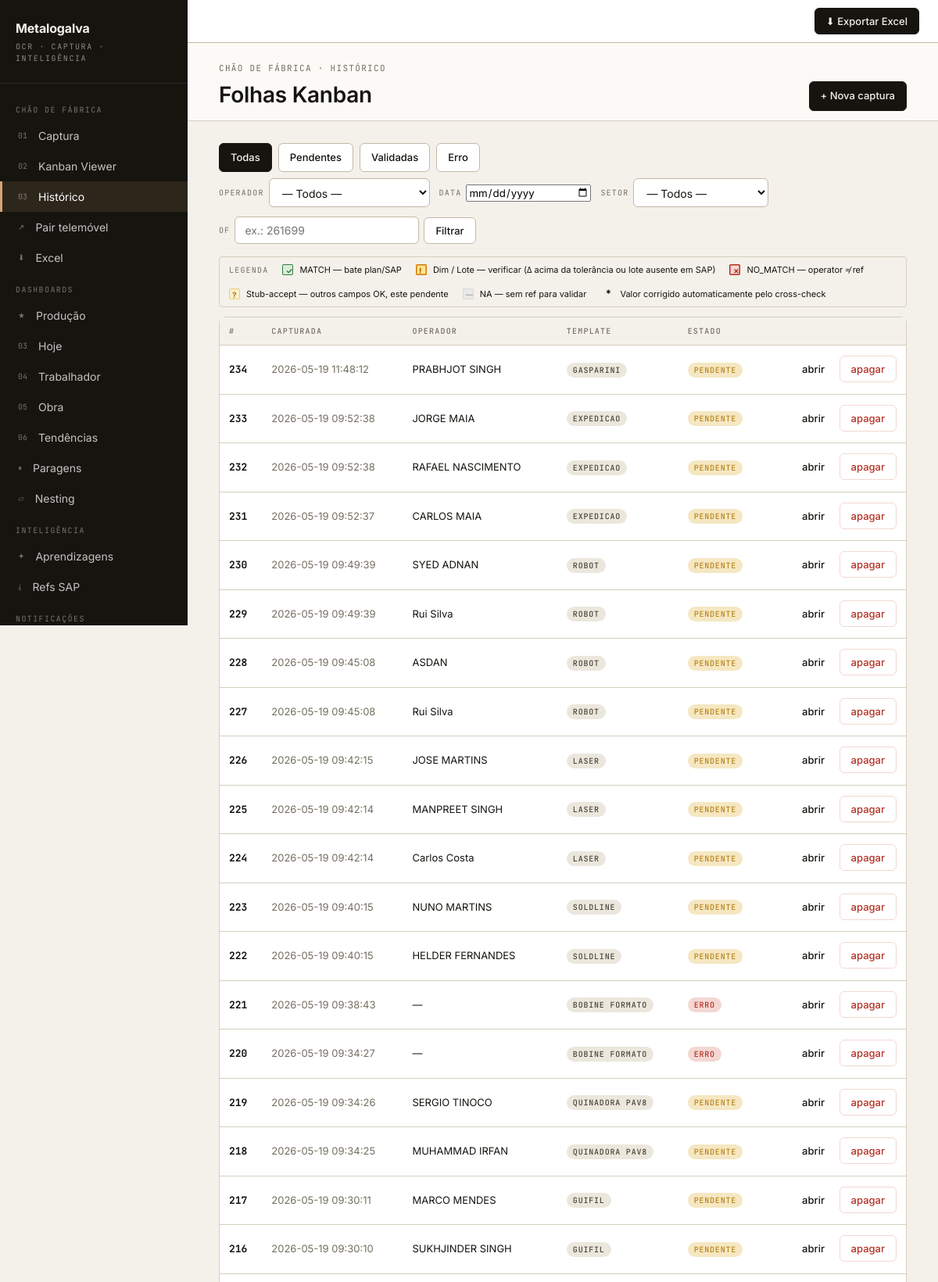
/queue (upper part), run on the app's committed database.
### tables this page shows
CREATE TABLE sheets (
    id INTEGER PRIMARY KEY AUTOINCREMENT,
    image_path TEXT NOT NULL,
    captured_at TIMESTAMP DEFAULT CURRENT_TIMESTAMP,
    status TEXT NOT NULL DEFAULT 'pending',
    operador TEXT,
    sheet_data TEXT,
    raw_extraction TEXT,
    dq_audit TEXT,
    extracted_at TIMESTAMP,
    validated_at TIMESTAMP,
    error_message TEXT
, image_rotation INTEGER NOT NULL DEFAULT 0);

### backend/app/web/main.py (the view)
@app.get("/queue", response_class=HTMLResponse)
def queue_page(
    request: Request,
    status: str | None = None,
    of: str | None = None,
    operador: str | None = None,
    data: str | None = None,
    setor: str | None = None,
) -> Response:
    of_filter = (of or "").strip() or None
    operador_filter = (operador or "").strip() or None
    data_filter = (data or "").strip() or None
    setor_filter = (setor or "").strip() or None
    use_filtered = any([of_filter, operador_filter, data_filter, setor_filter])
    if use_filtered:
        statuses_all = ("pending", "extracted", "validated", "error")
        statuses = (status,) if status and status != "all" else statuses_all
        sheets = db.list_sheets_filtered(
            operador=operador_filter,
            data_iso=data_filter,
            setor=setor_filter,
            of=of_filter,
            statuses=statuses,
        )
        sheets = sorted(sheets, key=lambda s: s.get("captured_at") or "", reverse=True)
    else:
        sheets = db.list_sheets(status=status)
    return templates.TemplateResponse(
        request,
        "queue.html",
        {
            "sheets": sheets,
            "status_filter": status or "all",
            "of_filter": of_filter,
            "operador_filter": operador_filter,
            "data_filter": data_filter,
            "setor_filter": setor_filter,
            "operadores": db.list_distinct_operadores(),
            "setores": db.list_distinct_setores(),
        },
    )

### backend/app/web/templates/queue.html (shortened to what this page needs)
{% extends "base.html" %}
{% set live = true %}
{% block content %}
<div class="page-h">
  <div>
    <div class="page-eyebrow">Chão de Fábrica · Histórico</div>
    <h1 class="page-title">Folhas Kanban</h1>
  </div>
  <a class="btn primary" href="/capture">+ Nova captura</a>
</div>
<div id="dash-data" class="page-content"
     hx-get="{{ request.url }}"
     hx-trigger="every 30s"
     hx-select="#dash-data"
     hx-swap="outerHTML">
  <div style="display:flex; gap:8px; margin-bottom:8px; flex-wrap:wrap; align-items:center;">
    {% for opt, label in [('all','Todas'), ('extracted','Pendentes'), ('validated','Validadas'), ('error','Erro')] %}
      <a href="/queue?{% if opt != 'all' %}status={{ opt }}{% endif %}{{ _qs }}"
         class="btn {% if status_filter == opt %}primary{% endif %}">{{ label }}</a>
    {% endfor %}
  </div>
  <form method="get" action="/queue"
        style="display:flex; gap:12px; align-items:center; flex-wrap:wrap; margin-bottom:16px;">
    <label style="display:inline-flex; align-items:center; gap:6px;">
      <span class="lbl" style="margin:0;">OPERADOR</span>
      <select name="operador" class="kv-select" onchange="this.form.submit()">
        <option value="">— Todos —</option>
      </select>
    </label>
    <label style="display:inline-flex; align-items:center; gap:6px;">
      <span class="lbl" style="margin:0;">DATA</span>
      <input type="date" name="data" value="{{ data_filter or '' }}"
             min="2024-01-01" max="2030-12-31"
             placeholder="aaaa-mm-dd" pattern="\d{4}-\d{2}-\d{2}"
             class="kv-select"
             onchange="if (this.checkValidity()) this.form.submit()">
    </label>
    <label style="display:inline-flex; align-items:center; gap:6px;">
      <span class="lbl" style="margin:0;">SETOR</span>
      <select name="setor" class="kv-select" onchange="this.form.submit()">
        <option value="">— Todos —</option>
      </select>
    </label>
    <label style="display:inline-flex; align-items:center; gap:6px;">
      <span class="lbl" style="margin:0;">OF</span>
      <input type="text" name="of" value="{{ of_filter or '' }}"
             class="kv-select" style="min-width:120px;"
             placeholder="ex.: 261699">
      <button class="btn" type="submit">Filtrar</button>
    </label>
  </form>
  {% include "_legend.html" %}
  <div class="card">
    <div class="scroll-x">
      <table class="tbl">
        <thead>
          <tr>
            <th>#</th>
            <th>Capturada</th>
            <th>Operador</th>
            <th>Template</th>
            <th>Estado</th>
            <th></th>
          </tr>
        </thead>
        <tbody>
          {% for s in sheets %}
          <tr>
            <td class="mono"><b>{{ s.id }}</b></td>
            <td class="muted tiny">{{ s.captured_at }}</td>
            <td>{{ s.operador or s.sheet_operador or '—' }}</td>
            <td>
              {% set tn = s.template_name or 'bobine_formato' %}
              <span class="pill neutral mono" style="font-size:10px;"
                    title="Setor/Máquina: {{ s.setor_maquina or '' }}">
                {{ tn.replace('_', ' ').replace('quinadora pav4 paragens', 'pav.4 paragens') }}
              </span>
            </td>
            <td>
              {% if s.status == 'validated' %}
                <span class="pill ok">validada</span>
              {% elif s.status == 'extracted' %}
                <span class="pill warn">pendente</span>
              {% elif s.status == 'error' %}
                <span class="pill crit">erro</span>
              {% else %}
                <span class="pill neutral">{{ s.status }}</span>
              {% endif %}
            </td>
            <td style="text-align:right; white-space:nowrap;">
              <a href="/sheet/{{ s.id }}?back={{ _back_url|urlencode }}" class="btn ghost">abrir</a>
              <button class="btn ghost" style="color:var(--crit); border-color:var(--crit-soft);"
                      onclick="if (confirm('Apagar folha #{{ s.id }}? Acção irreversível.')) {
                                fetch('/sheet/{{ s.id }}/delete', {method: 'POST'})
                                  .then(r => r.ok ? window.location.reload() : alert('Erro: ' + r.status));
                              }">apagar</button>
            </td>
          </tr>
          {% else %}
          <tr><td colspan="6" style="padding:32px; text-align:center;" class="muted">
            Sem folhas. <a href="/capture" style="color:var(--accent-ink);">Captura a primeira</a>.
          </td></tr>
          {% endfor %}
        </tbody>
      </table>
    </div>
  </div>
</div>
{% endblock %}

### backend/app/web/static/design.css (style rules this page uses)
:root { --paper: #F4F1EB; --paper-2: #ECE7DD; --paper-3: #E2DCCE; --ink: #16140F; --ink-2: #2A271F; --ink-3: #4A453A; --ink-4: #756F61; --ink-5: #9B9587; --rule: #D6CFBE; --rule-2: #C2BAA5; --surface: #FBFAF6; --surface-2: #FFFFFF; --accent: #D4A574; --accent-ink: #8A5F2D; --accent-soft: #F0E2C9; --ok: #2F7D43; --ok-soft: #DDEBD8; --warn: #B8841C; --warn-soft: #F5E7C2; --crit: #B53024; --crit-soft: #F4D7D2; --info: #2D5B8A; --info-soft: #D5E2EE; --font-sans: 'Inter', system-ui, -apple-system, sans-serif; --font-mono: 'JetBrains Mono', ui-monospace, monospace; --font-hand: 'Caveat', cursive; }
* { box-sizing: border-box; }
html, body { margin: 0; padding: 0; }
body { font-family: var(--font-sans); background: var(--paper); color: var(--ink); font-size: 15px; line-height: 1.5; -webkit-font-smoothing: antialiased; -moz-osx-font-smoothing: grayscale; }
a { color: inherit; text-decoration: none; }
input, button, select, textarea { font-family: inherit; }
.mono { font-family: var(--font-mono); font-feature-settings: 'tnum'; }
.muted { color: var(--ink-4); }
.tiny { font-size: 11px; }
.lbl { font-family: var(--font-mono); font-size: 10px; text-transform: uppercase; letter-spacing: 0.12em; color: var(--ink-4); }
.scroll-x { overflow-x: auto; }
input[type="date"] { min-width: 160px; }
.page-h { padding: 24px 40px 12px; border-bottom: 1px solid var(--rule); background: var(--surface); display: flex; align-items: flex-end; justify-content: space-between; gap: 16px; flex-wrap: wrap; }
.page-eyebrow { font-family: var(--font-mono); font-size: 11px; letter-spacing: 0.12em; text-transform: uppercase; color: var(--ink-4); margin-bottom: 4px; }
.page-title { font-size: 28px; font-weight: 600; letter-spacing: -0.01em; margin: 0; }
.page-content { padding: 28px 40px 60px; }
.btn { display: inline-flex; align-items: center; gap: 8px; padding: 8px 14px; border: 1px solid var(--rule-2); background: var(--surface-2); border-radius: 6px; font-size: 13px; font-weight: 500; color: var(--ink); cursor: pointer; transition: all .12s; text-decoration: none; }
.btn.primary { background: var(--ink); color: var(--paper); border-color: var(--ink); }
.btn.ghost { background: transparent; border-color: transparent; }
.pill { display: inline-flex; align-items: center; gap: 4px; padding: 2px 8px; border-radius: 999px; font-family: var(--font-mono); font-size: 10px; letter-spacing: 0.08em; text-transform: uppercase; font-weight: 500; }
.pill.warn { background: var(--warn-soft); color: var(--warn); }
.pill.crit { background: var(--crit-soft); color: var(--crit); }
.pill.neutral { background: var(--paper-2); color: var(--ink-3); }
.card { background: var(--surface-2); border: 1px solid var(--rule); border-radius: 8px; }
.tbl { width: 100%; border-collapse: collapse; }
.tbl th { text-align: left; padding: 10px 12px; font-family: var(--font-mono); font-size: 10px; letter-spacing: 0.12em; text-transform: uppercase; color: var(--ink-4); font-weight: 500; border-bottom: 1px solid var(--rule); background: var(--paper); }
.tbl td { padding: 12px; border-bottom: 1px solid var(--rule); font-size: 13px; vertical-align: middle; }
input[type="text"], input[type="number"], input[type="search"], input:not([type]), select, textarea { padding: 8px 12px; border: 1px solid var(--rule-2); border-radius: 6px; font-size: 14px; background: var(--surface-2); color: var(--ink); outline: none; transition: border-color .12s; }

### data on the page
sheets: id "234", captured_at "2026-05-19 11:48:12", operador "PRABHJOT SINGH", replace "GASPARINI", status "PENDENTE"
sheets: id "233", captured_at "2026-05-19 09:52:38", operador "JORGE MAIA", replace "EXPEDICAO", status "PENDENTE"
sheets: id "232", captured_at "2026-05-19 09:52:38", operador "RAFAEL NASCIMENTO", replace "EXPEDICAO", status "PENDENTE"
sheets: id "231", captured_at "2026-05-19 09:52:37", operador "CARLOS MAIA", replace "EXPEDICAO", status "PENDENTE"
sheets: id "230", captured_at "2026-05-19 09:49:39", operador "SYED ADNAN", replace "ROBOT", status "PENDENTE"
sheets: id "229", captured_at "2026-05-19 09:49:39", operador "Rui Silva", replace "ROBOT", status "PENDENTE"
sheets: id "228", captured_at "2026-05-19 09:45:08", operador "ASDAN", replace "ROBOT", status "PENDENTE"
sheets: id "227", captured_at "2026-05-19 09:45:08", operador "Rui Silva", replace "ROBOT", status "PENDENTE"
sheets: id "226", captured_at "2026-05-19 09:42:15", operador "JOSE MARTINS", replace "LASER", status "PENDENTE"
sheets: id "225", captured_at "2026-05-19 09:42:14", operador "MANPREET SINGH", replace "LASER", status "PENDENTE"
sheets: id "224", captured_at "2026-05-19 09:42:14", operador "Carlos Costa", replace "LASER", status "PENDENTE"
sheets: id "223", captured_at "2026-05-19 09:40:15", operador "NUNO MARTINS", replace "SOLDLINE", status "PENDENTE"
sheets: id "222", captured_at "2026-05-19 09:40:15", operador "HELDER FERNANDES", replace "SOLDLINE", status "PENDENTE"
sheets: id "221", captured_at "2026-05-19 09:38:43", operador "—", replace "BOBINE FORMATO", status "ERRO"
sheets: id "220", captured_at "2026-05-19 09:34:27", operador "—", replace "BOBINE FORMATO", status "ERRO"
sheets: id "219", captured_at "2026-05-19 09:34:26", operador "SERGIO TINOCO", replace "QUINADORA PAV8", status "PENDENTE"
sheets: id "218", captured_at "2026-05-19 09:34:25", operador "MUHAMMAD IRFAN", replace "QUINADORA PAV8", status "PENDENTE"
sheets: id "217", captured_at "2026-05-19 09:30:11", operador "MARCO MENDES", replace "GUIFIL", status "PENDENTE"
sheets: id "216", captured_at "2026-05-19 09:30:10", operador "SUKHJINDER SINGH", replace "GUIFIL", status "PENDENTE"

### other printed values
{{ label }} "Todas" "Pendentes" "Validadas" "Erro"
